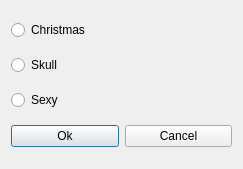
<?xml version="1.0" encoding="UTF-8"?>
<ui version="4.0">
 <class>ThemeDialog</class>
 <widget class="QDialog" name="ThemeDialog">
  <property name="geometry">
   <rect>
    <x>0</x>
    <y>0</y>
    <width>243</width>
    <height>169</height>
   </rect>
  </property>
  <property name="windowTitle">
   <string>Theme Selection</string>
  </property>
  <layout class="QGridLayout" name="gridLayout">
   <item row="0" column="0">
    <widget class="QRadioButton" name="theme_christmas_radio_button">
     <property name="text">
      <string>Christmas</string>
     </property>
    </widget>
   </item>
   <item row="1" column="0">
    <widget class="QRadioButton" name="theme_skull_radio_button">
     <property name="text">
      <string>Skull</string>
     </property>
    </widget>
   </item>
   <item row="2" column="0">
    <widget class="QRadioButton" name="theme_sexy_radio_button">
     <property name="text">
      <string>Sexy</string>
     </property>
    </widget>
   </item>
   <item row="3" column="0">
    <widget class="QPushButton" name="theme_ok_button">
     <property name="text">
      <string>Ok</string>
     </property>
    </widget>
   </item>
   <item row="3" column="1">
    <widget class="QPushButton" name="theme_cancel_button">
     <property name="text">
      <string>Cancel</string>
     </property>
    </widget>
   </item>
  </layout>
 </widget>
 <resources/>
 <connections/>
</ui>
